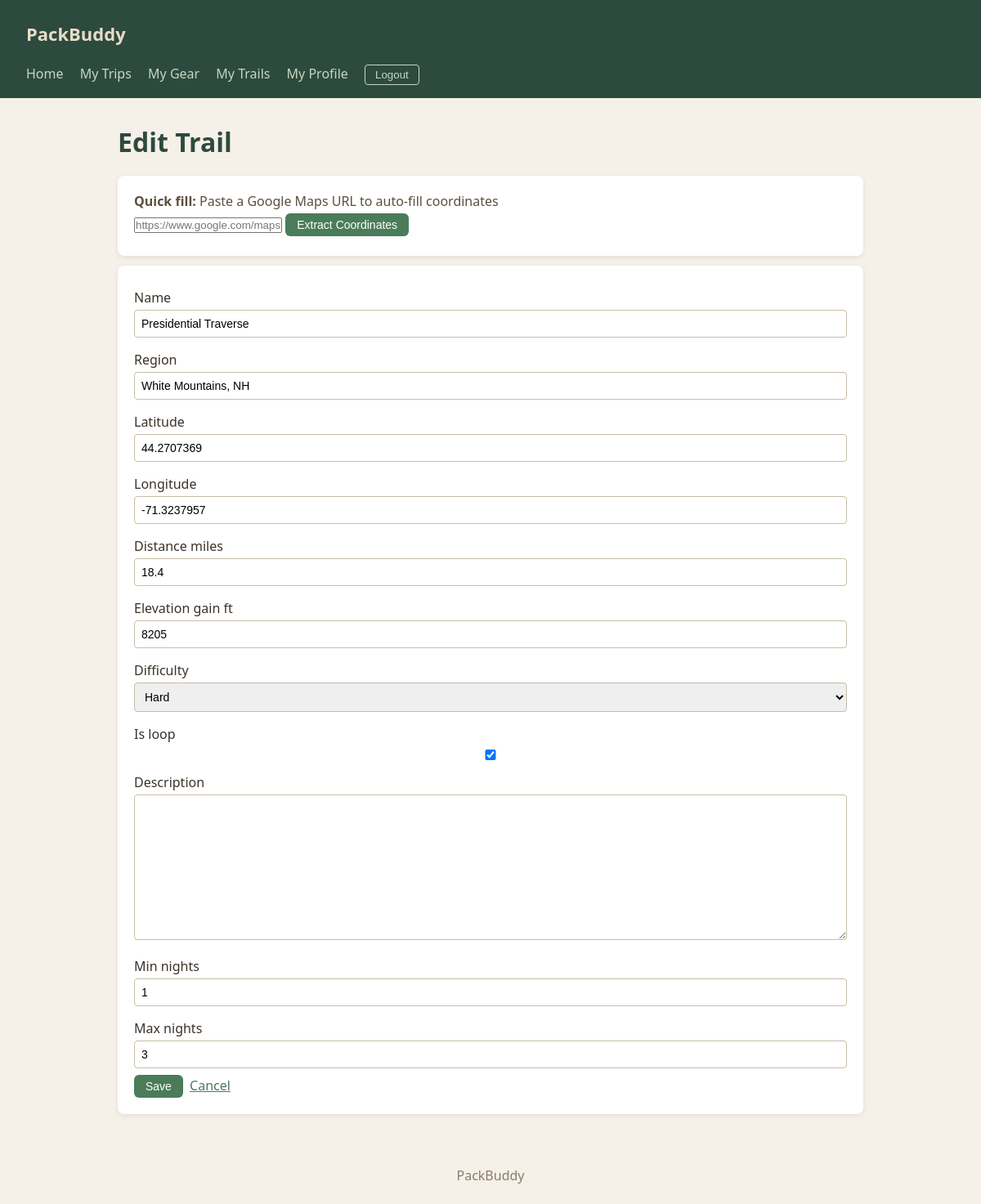
The page /project/trails/1/edit/ (signed in) on the database its author committed.
### project/models.py (models this page shows, shortened)
class Trail(models.Model):
    DIFFICULTY_CHOICES = [
        ('Easy', 'Easy'),
        ('Moderate', 'Moderate'),
        ('Hard', 'Hard'),
        ('Expert', 'Expert'),
    ]
    name = models.CharField(max_length=200)
    region = models.CharField(max_length=100)
    latitude = models.FloatField()
    longitude = models.FloatField()
    distance_miles = models.FloatField()
    elevation_gain_ft = models.IntegerField()
    difficulty = models.CharField(max_length=20, choices=DIFFICULTY_CHOICES)
    is_loop = models.BooleanField(default=True)
    description = models.TextField(blank=True)
    min_nights = models.IntegerField(default=1)
    max_nights = models.IntegerField(default=3)

### project/views.py (the view, shortened to what this page needs)
# urls.py: path('trails/<int:pk>/edit/', views.TrailUpdateView.as_view(), name='trail_update'),
class TrailUpdateView(MyLoginRequiredMixin, UpdateView):
    model = Trail
    form_class = TrailForm
    template_name = 'project/trail_form.html'

### project/forms.py
class TrailForm(forms.ModelForm):
    class Meta:
        model = Trail
        fields = ['name', 'region', 'latitude', 'longitude', 'distance_miles',
                  'elevation_gain_ft', 'difficulty', 'is_loop', 'description',
                  'min_nights', 'max_nights']

### project/templates/project/trail_form.html (shortened to what this page needs)
{% extends 'project/base.html' %}
{% block content %}
<h1>{% if form.instance.pk %}Edit{% else %}Add{% endif %} Trail</h1>
<div class="card">
  <p><strong>Quick fill:</strong> Paste a Google Maps URL to auto-fill coordinates</p>
  <input type="text" id="maps-url" placeholder="https://www.google.com/maps/place/...">
  <button type="button" id="parse-btn" class="btn">Extract Coordinates</button>
</div>
<div class="card">
  <form method="post">
    {% for field in form %}
    <div>
      <label for="{{ field.id_for_label }}">{{ field.label }}</label>
      {{ field }}
    </div>
    {% endfor %}
    <button type="submit" class="btn">Save</button>
    <a href="{% url 'project:trail_list' %}">Cancel</a>
  </form>
</div>
{% endblock %}

### static/styles-project.css (style rules this page uses)
* { margin: 0; padding: 0; box-sizing: border-box; }
body { font-family: 'Segoe UI', Tahoma, Geneva, Verdana, sans-serif; background-color: #f5f0e8; color: #3b3228; min-height: 100vh; }
h1 { color: #2d4a3e; margin-bottom: 20px; }
a { color: #4a7c59; }
.btn { display: inline-block; padding: 6px 14px; background-color: #4a7c59; color: white; text-decoration: none; border-radius: 6px; border: none; cursor: pointer; font-size: 14px; margin-right: 4px; }
.card { background: white; border-radius: 8px; padding: 20px; margin: 12px 0; box-shadow: 0 2px 6px rgba(0,0,0,0.08); }
.card p { color: #5c4f3d; margin-bottom: 4px; }
form label { display: block; margin: 8px 0 4px; font-weight: 500; }
form input, form select, form textarea { width: 100%; padding: 8px; margin-bottom: 8px; border: 1px solid #c8bda8; border-radius: 4px; font-size: 14px; }
form textarea { min-height: 80px; }

### rows shown on the page
Trail: form "Presidential Traverse" "White Mountains, NH" "44.2707369" "-71.3237957" "18.4" "8205" "Hard" "☑" "1" "3"

### other values the page prints
{{ field.label }} "Name" "Region" "Latitude" "Longitude" "Distance miles" "Elevation gain ft" "Difficulty" "Is loop" "Description" "Min nights" "Max nights"
